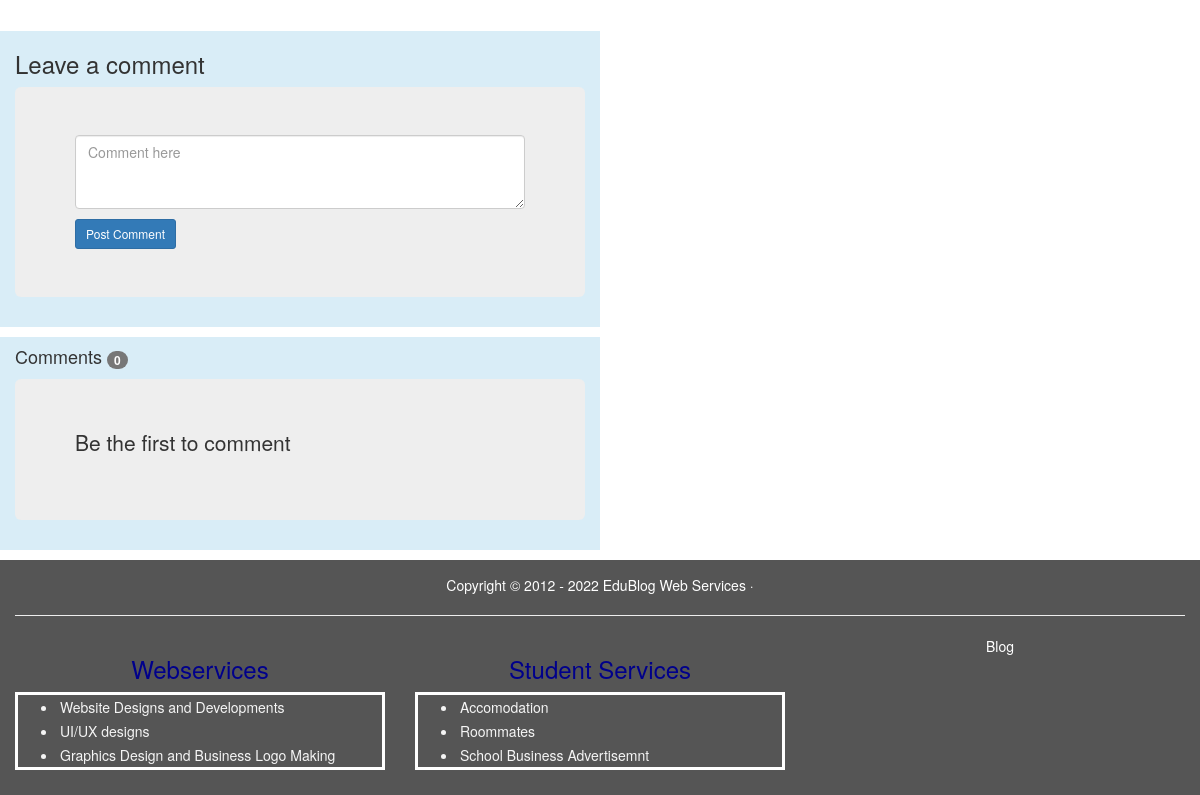
Page /post_detil/1/ (lower part) on the earlier database version.
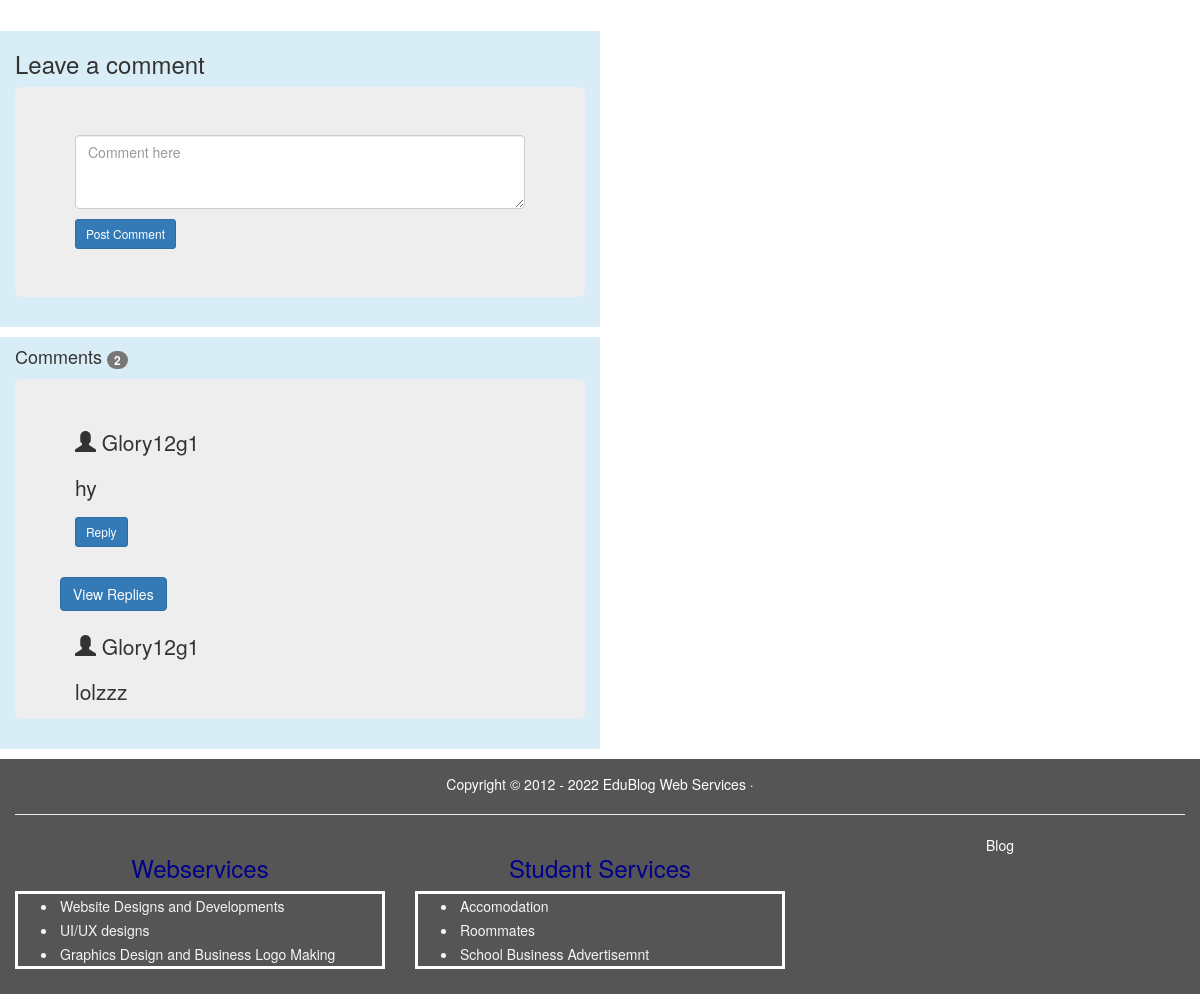
Same page on the later database version.
### blogs/models.py (models this page shows, shortened)
class Comment(models.Model):
	user=models.ForeignKey(User, on_delete=models.CASCADE)
	body=models.TextField()
	detil=models.ForeignKey(Article, on_delete=models.CASCADE, related_name='comments')

### blogs/views.py (the view)
# urls.py: path('post_detil/<str:pk>/', views.post_detil, name='post_detil'),
def post_detil (request, pk):
	post=Article.objects.all()
	detil=Article.objects.get(pk=pk)
	comments=detil.comments.all()
	new_comment=None
	if request.method == 'POST':
		comment=Comment.objects.create(
			user=request.user,
			detil=detil,
			body=request.POST.get('body'),
			)
		return HttpResponseRedirect(reverse('blogs:post_detil', args=[str(detil.pk)]))
	else:
		form=CommentForm()
	count=comments.count()
	context={'count':count, 'detil':detil, 'post':post, 'comments':comments,
	'new_comment':new_comment, 'form':form, }
	return render(request, 'blogs/post_detil.html',context)

### blogs/forms.py
class CommentForm(forms.ModelForm):
	body=forms.CharField(max_length=100, widget=forms.Textarea(attrs={'class':'form-control','Placeholder':'Comment here','rows':3}))
	class Meta:
		model=Comment
		fields=[ 'body']

### blogs/templates/blogs/post_detil.html (shortened to what this page needs)
{% extends 'base.html'%}
{% load static%}
{% load crispy_forms_tags%}
{%block content%}
                <div class="container-fluid" style="margin-bottom: 10px;">
                    <div class="row">
                        <div class="col-sm-8 ">
                        </div>
                    </div>
                </div>
                <div class="container-fluid bg-info" style="margin-top: 10px; width: 50%; margin-left: 0;">
                  <h3>Leave a comment</h3>
                    <div class="jumbotron">
                        <form method="POST">
                            {{form.body}}
                          <button type="submit" class="btn btn-primary btn-sm" style="margin-top:10px;">Post Comment</button>
                      </form>
                    </div>
                  </div>
                  <div class="container-fluid bg-info" style="width:50%; margin-top: 10px; margin-left: 0; margin-bottom: 10px;">
                        <h4>Comments <span class="badge">{{count}}</span></h4>
                        <div class="jumbotron pre-scrollable" >
                                {% for comment in comments%}
                                    <p><span class="glyphicon glyphicon-user"></span> {{comment.user}}</p>
                                    <p>{{comment.body}} </p>
                                    {% if request.user == comment.user%}
                                      <a href="{% url 'blogs:update_detil' comment.pk %}" class="btn btn-sm  btn-primary">Edit comment</a>
                                       <span><a href="{% url 'blogs:delete_comment' comment.pk%}" class="btn btn-sm btn-primary">Delete</a></span>
                                       <span><a href="{% url 'blogs:comment_reply' comment.pk%}" class="btn btn-sm btn-primary">Reply</a></span>
                                    {% else%}
                                        <span><a href="{% url 'blogs:comment_reply' comment.pk%}" class="btn btn-sm btn-primary">Reply</a> </span>
                                    {% endif%}
                                          <br><br>
                                          <div class="row" style="margin-bottom: 10px;">
                                            <h4><a href="{% url 'blogs:comment_reply' comment.pk%}" class="btn btn-primary">View Replies</a></h4>
                                          </div>
                                {%empty%}
                                        <p>Be the first to comment</p>
                                {% endfor%}
                        </div>
              </div>
{%endblock%}

Differences in the rows shown:
added Comment: user "Glory12g1", body "hy", shows "Reply"
added Comment: user "Glory12g1", body "lolzzz"
Other differences:
{{ count }}: "0" → "2"
text no longer shown: "Be the first to comment"
